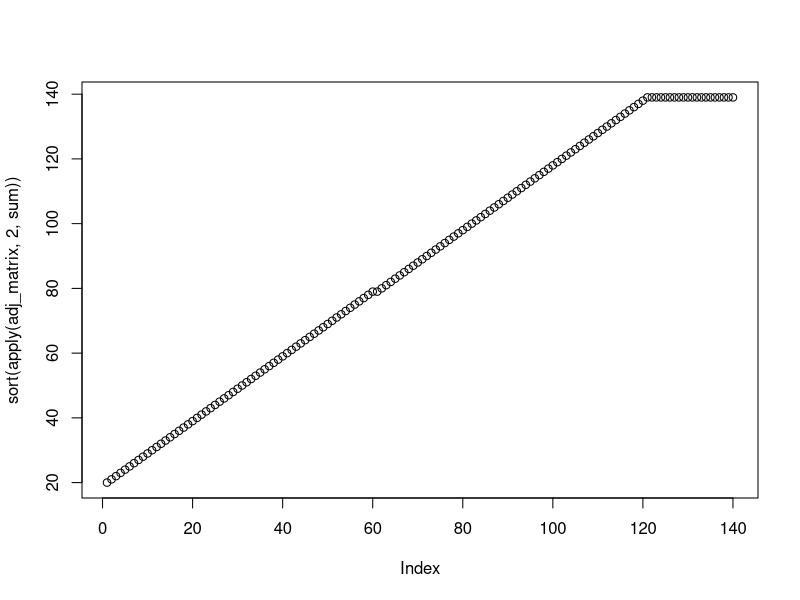
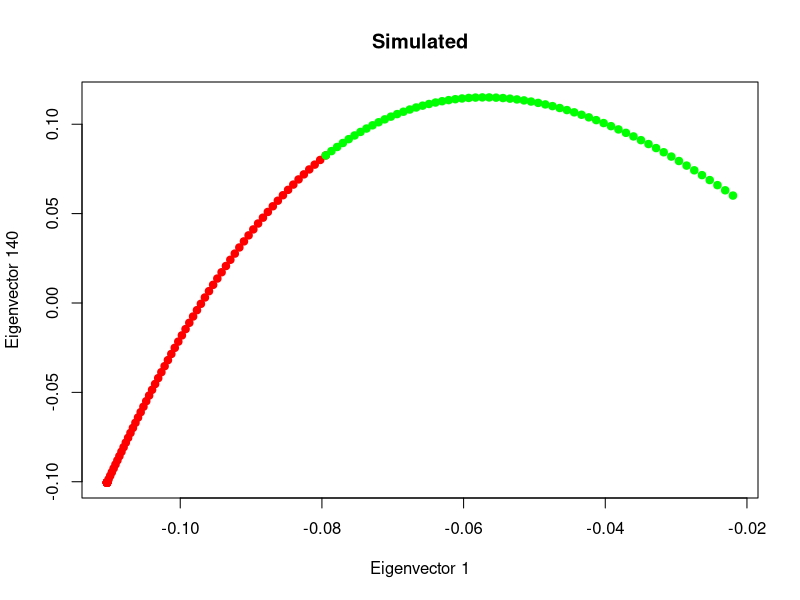

Write the R code that produced these figures, in order.


library(igraph)

# 1. Define the graph structure with a gradient
n_core <- 80
n_periphery <- 60
n_total <- n_core + n_periphery

adj_matrix <- matrix(0, nrow = n_total, ncol = n_total)

adj_matrix[1:n_core, 1:n_core] <- 1
diag(adj_matrix) <- 0 # Ensure no self-loops

for (i in 1:n_periphery) {
  # This makes periphery nodes connect to an increasing number of core nodes
  # Node 11 connects to 1 core node, node 12 to 2, ..., up to node 20 connecting to all 10.
  # We repeat this pattern for nodes 21-30 and 31-40
  
  num_connections <- (i - 1) %% n_core + 20
  print(num_connections)
  # The current periphery node's index
  periphery_node_idx <- n_core + i
  
  # Connect this periphery node to the first 'num_connections' core nodes
  adj_matrix[periphery_node_idx, 1:num_connections] <- 1
  
}

# Make the matrix symmetric
adj_matrix <- adj_matrix + t(adj_matrix)
adj_matrix[adj_matrix > 0] <- 1

sort(apply(adj_matrix, 2, sum))
plot(sort(apply(adj_matrix, 2, sum)))


# 2. Get the adjacency matrix eigenvectors (the correct method from before)
eigen_decomp <- eigen(adj_matrix)
eigenvectors <- eigen_decomp$vectors

sort(abs(eigen_decomp$values))

node_colors <- c(rep('red',n_core),rep('green',n_periphery))


g <- graph_from_adjacency_matrix(adj_matrix)
plot(eigenvectors[, 1], eigenvectors[, 140],
     col = node_colors,
     pch = 19,
     xlab = "Eigenvector 1",
     ylab = "Eigenvector 140",
     main = "Simulated"
)

